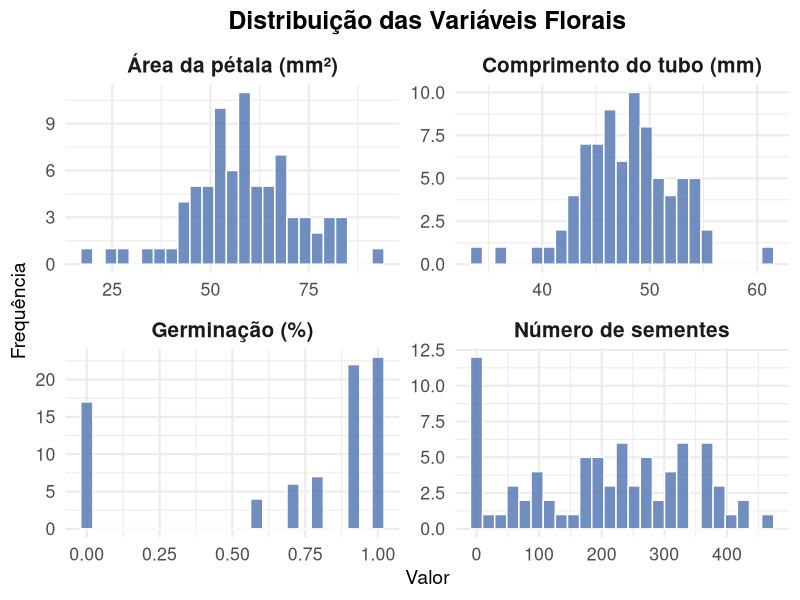
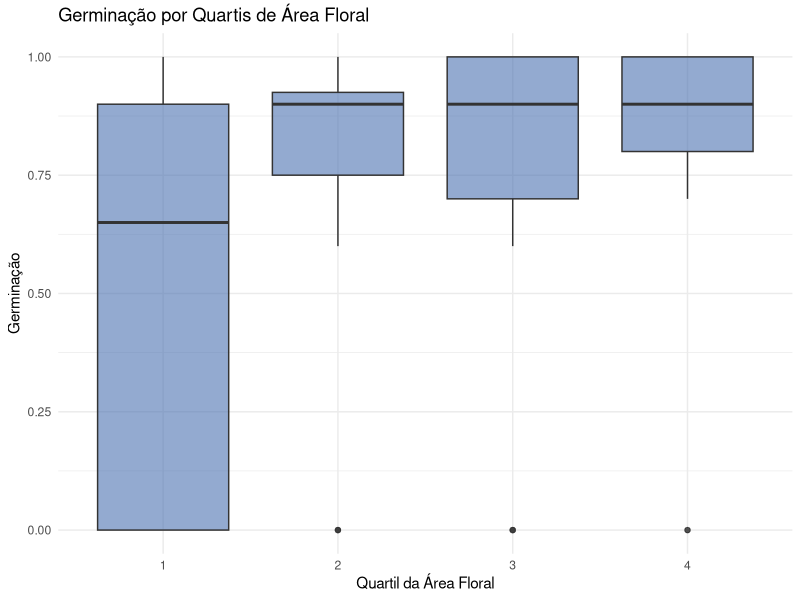
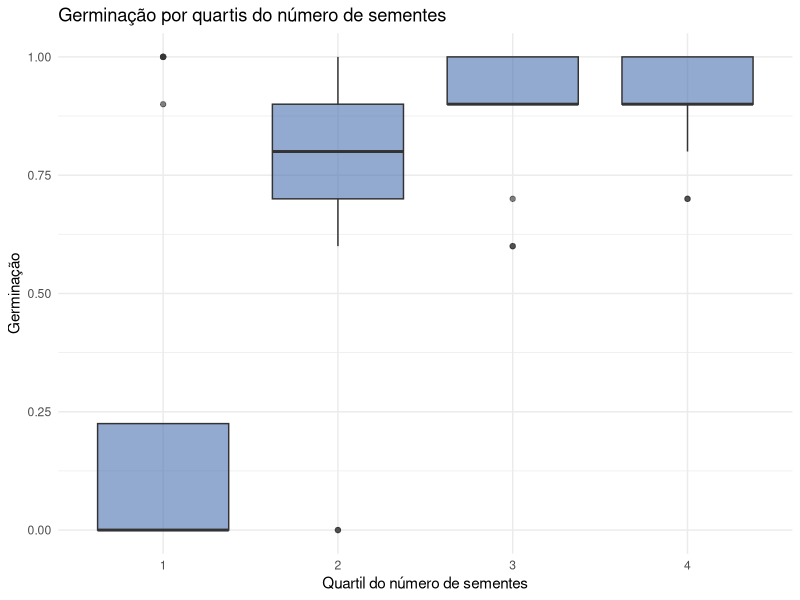

Reproduce these figures in R, in order.
## ---- chunk 1
knitr::opts_chunk$set(echo = TRUE)
## ---- chunk 2
library(tidyverse) # biblioteca necessária

df <- read.csv("Dados/Dados_Oenothera_2023.csv") # cria o df

head(df) # visualiza os primeiros valores do DataFrame
## ---- chunk 3
glimpse(df) # geral

colSums(is.na(df)) # contagem de NAs por variável
## ---- chunk 4
df_clean <- df %>%
  mutate(germ = ifelse(is.na(germ), 0, germ)) # troca valores ausentes por 0

colSums(is.na(df_clean)) # verifica se ainda existem NAs
## ---- chunk 5
summary(df_clean) # descrição geral dos dados

df_clean %>% 
  summarise(
    media_area = mean(area, na.rm = TRUE), # média - área floral
    sd_area = sd(area, na.rm = TRUE), # desvio padrão
    media_tubo = mean(tubo, na.rm = TRUE), # média - comprimento
    media_nsem = mean(nsem, na.rm = TRUE), # média - n. sementes
    media_germ = mean(germ, na.rm = TRUE) # média - germinação
  )
## ---- chunk 6
library(dplyr) # manipulação de dados
library(tidyr) # transformação de dados largos e longos
library(ggplot2) # confecção de gráficos
## ---- chunk 7
# Renomear variáveis sem acentos
df_clean_plot <- df_clean %>%
  rename(
    Area_mm2 = area,
    Comprimento_tubo_mm = tubo,
    Altura_antera_mm = antera,
    Altura_estigma_mm = estigma,
    Numero_sementes = nsem,
    Germinacao = germ
  )

df_clean_plot %>% # conversão para o formato longo
  pivot_longer(
    cols = c(Area_mm2, Comprimento_tubo_mm, Numero_sementes, Germinacao),
    names_to = "Variavel",
    values_to = "Valor"
  ) %>%
    mutate(
    Variavel = recode(
      Variavel,
      "Area_mm2" = "Área da pétala (mm²)",
      "Comprimento_tubo_mm" = "Comprimento do tubo (mm)",
      "Numero_sementes" = "Número de sementes",
      "Germinacao" = "Germinação (%)"
    )
  ) %>%
  ggplot(aes(x = Valor)) + # inicia o gráfico
  geom_histogram(
    bins = 25,
    fill = "#4C72B0",
    color = "white",
    alpha = 0.8
  ) +
  facet_wrap(~ Variavel, scales = "free", ncol = 2) + # um gráfico para cada variável
  labs(
    title = "Distribuição das Variáveis Florais",
    x = "Valor",
    y = "Frequência"
  ) +
  theme_minimal(base_size = 16) +
  theme(
    plot.title = element_text(face = "bold", size = 18, hjust = 0.5),
    strip.text = element_text(size = 15, face = "bold"),
    axis.title.x = element_text(size = 14),
    axis.title.y = element_text(size = 14)
  )

## ---- chunk 8
df_clean %>%
  mutate(area_cat = ntile(area, 4)) %>%   # divide em quartis
  ggplot(aes(x = factor(area_cat), y = germ)) +
  geom_boxplot(fill="#4C72B0", alpha=.6) +
  labs(
    x = "Quartil da Área Floral",
    y = "Germinação",
    title = "Germinação por Quartis de Área Floral"
  ) +
  theme_minimal()
## ---- chunk 9
names(df_clean)
summary(df_clean)

df_clean %>%
  mutate(quartil_nsem = ntile(nsem, 4)) %>% # divide em quartis
  ggplot(aes(x = factor(quartil_nsem), y = germ)) +
  geom_boxplot(fill="#4C72B0", alpha=.6) +
  labs(
    title = "Germinação por quartis do número de sementes",
    x = "Quartil do número de sementes",
    y = "Germinação"
  ) +
  theme_minimal()
